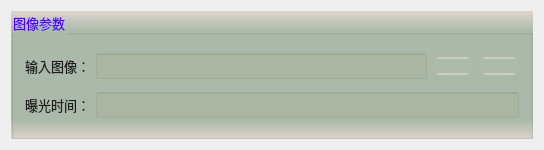
<?xml version="1.0" encoding="UTF-8"?>
<ui version="4.0">
 <class>FocusFusionParameterClass</class>
 <widget class="QDialog" name="FocusFusionParameterClass">
  <property name="geometry">
   <rect>
    <x>0</x>
    <y>0</y>
    <width>544</width>
    <height>150</height>
   </rect>
  </property>
  <property name="windowTitle">
   <string>HDRParameter</string>
  </property>
  <layout class="QVBoxLayout" name="verticalLayout">
   <item>
    <widget class="QGroupBox" name="groupCamera">
     <property name="font">
      <font>
       <family>微软雅黑</family>
       <pointsize>10</pointsize>
      </font>
     </property>
     <property name="styleSheet">
      <string notr="true">background-color: qlineargradient(x1:0, y1:0, x2:0, y2:1, stop:0 #dfd5cf, stop: 0.15 #acbbac, stop: 0.85 #acbbac,stop:1 #dfd5cf);
color: rgb(85, 0, 255);</string>
     </property>
     <property name="title">
      <string>图像参数</string>
     </property>
     <layout class="QVBoxLayout" name="verticalLayout_2">
      <item>
       <layout class="QHBoxLayout" name="horizontalLayout">
        <item>
         <widget class="QLabel" name="label_4">
          <property name="font">
           <font>
            <family>微软雅黑</family>
            <pointsize>10</pointsize>
           </font>
          </property>
          <property name="styleSheet">
           <string notr="true">color: rgb(30, 30, 30);
background: transparent;</string>
          </property>
          <property name="text">
           <string>输入图像：</string>
          </property>
         </widget>
        </item>
        <item>
         <widget class="QLineEdit" name="txtLinkImage">
          <property name="font">
           <font>
            <family>微软雅黑</family>
            <pointsize>10</pointsize>
           </font>
          </property>
          <property name="styleSheet">
           <string notr="true">color: rgb(0, 0, 200);
background-color: rgba(170, 170, 127,50);</string>
          </property>
          <property name="alignment">
           <set>Qt::AlignCenter</set>
          </property>
          <property name="readOnly">
           <bool>true</bool>
          </property>
         </widget>
        </item>
        <item>
         <widget class="QPushButton" name="btnLinkImage">
          <property name="toolTip">
           <string>链接图像</string>
          </property>
          <property name="styleSheet">
           <string notr="true">QWidget{ border:none;border-radius: 8px;padding: 2px 4px;}
QPushButton:hover{ background-color: rgba(85, 150, 127, 100);}
QPushButton:pressed{background-color: rgba(85, 180, 127, 160);}</string>
          </property>
          <property name="text">
           <string/>
          </property>
          <property name="icon">
           <iconset resource="../../GeometryTools/FindCircle/sub_res.qrc">
            <normaloff>:/resource/link.png</normaloff>:/resource/link.png</iconset>
          </property>
          <property name="iconSize">
           <size>
            <width>27</width>
            <height>27</height>
           </size>
          </property>
         </widget>
        </item>
        <item>
         <widget class="QPushButton" name="btnDelLinkImage">
          <property name="toolTip">
           <string>删除图像链接</string>
          </property>
          <property name="styleSheet">
           <string notr="true">QWidget{ border:none;border-radius: 8px;padding: 2px 4px;}
QPushButton:hover{ background-color: rgba(226, 142, 162, 100);}
QPushButton:pressed{background-color: rgba(226, 172, 162, 200);}</string>
          </property>
          <property name="text">
           <string/>
          </property>
          <property name="icon">
           <iconset resource="../../GeometryTools/FindCircle/sub_res.qrc">
            <normaloff>:/resource/del_link.png</normaloff>:/resource/del_link.png</iconset>
          </property>
          <property name="iconSize">
           <size>
            <width>27</width>
            <height>27</height>
           </size>
          </property>
         </widget>
        </item>
       </layout>
      </item>
      <item>
       <layout class="QHBoxLayout" name="horizontalLayout_2">
        <item>
         <widget class="QLabel" name="label_6">
          <property name="font">
           <font>
            <family>微软雅黑</family>
            <pointsize>10</pointsize>
           </font>
          </property>
          <property name="styleSheet">
           <string notr="true">color: rgb(30, 30, 30);
background: transparent;</string>
          </property>
          <property name="text">
           <string>曝光时间：</string>
          </property>
         </widget>
        </item>
        <item>
         <widget class="QLineEdit" name="time">
          <property name="font">
           <font>
            <family>微软雅黑</family>
            <pointsize>10</pointsize>
           </font>
          </property>
          <property name="styleSheet">
           <string notr="true">color: rgb(0, 0, 200);
background-color: rgba(170, 170, 127,50);</string>
          </property>
          <property name="alignment">
           <set>Qt::AlignCenter</set>
          </property>
          <property name="readOnly">
           <bool>false</bool>
          </property>
         </widget>
        </item>
       </layout>
      </item>
     </layout>
    </widget>
   </item>
  </layout>
 </widget>
 <layoutdefault spacing="6" margin="11"/>
 <resources>
  <include location="../../GeometryTools/FindCircle/sub_res.qrc"/>
 </resources>
 <connections/>
</ui>
